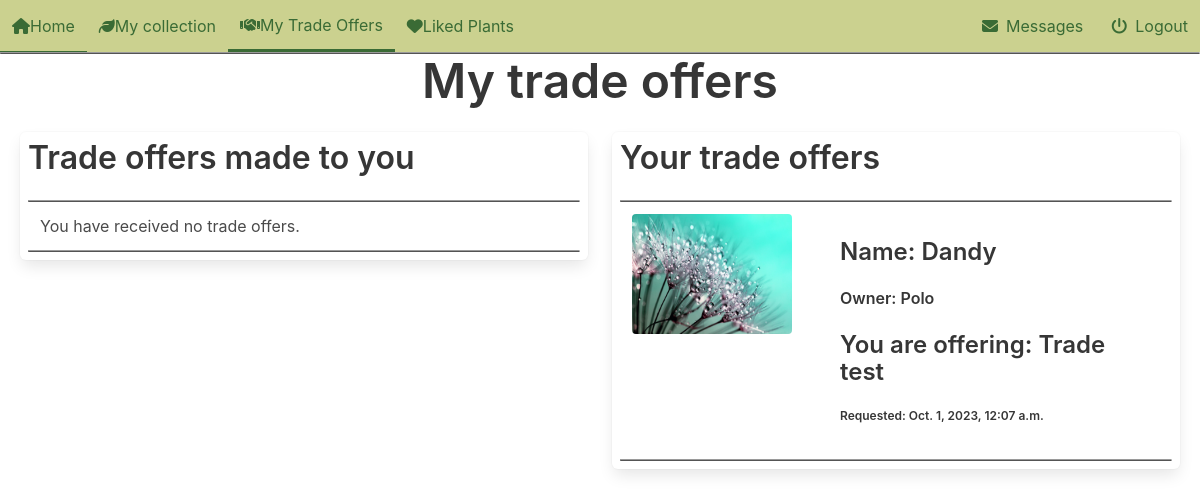
Page /accounts/trades/ (signed in) on the earlier database version.
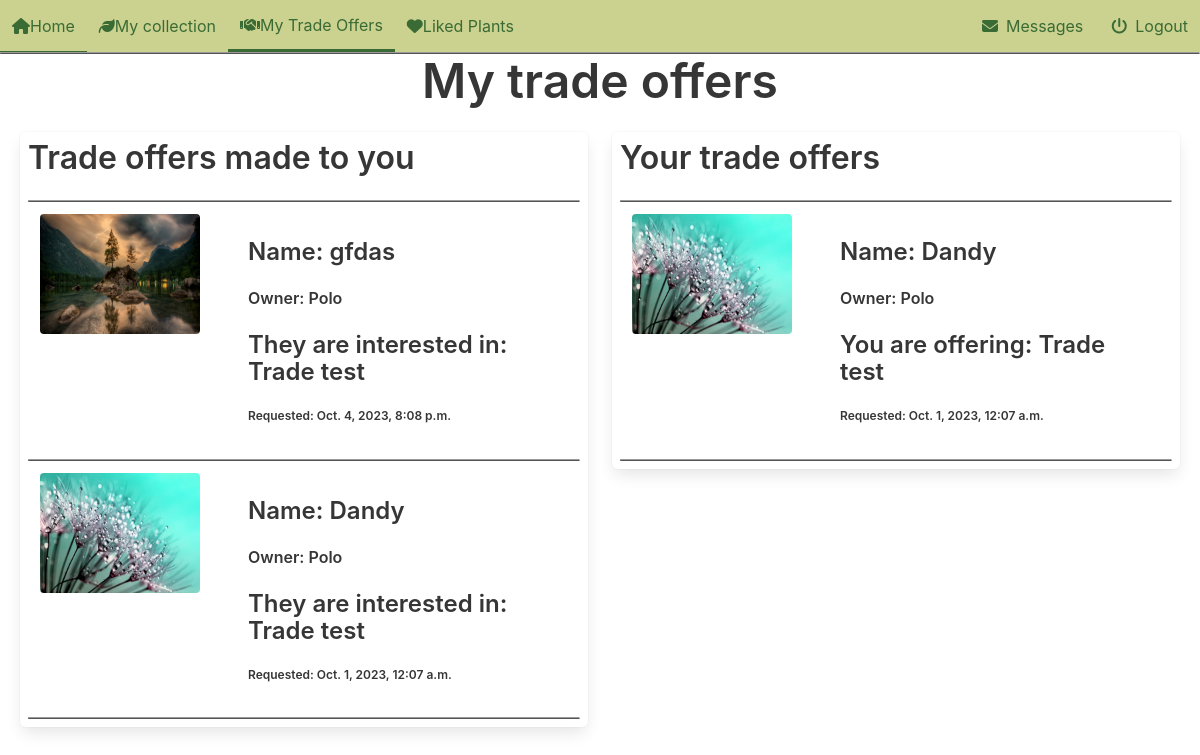
Same page on the later database version.
### plant_collection/models.py (models this page shows, shortened)
class Trade(models.Model):
    plant_offered = models.ForeignKey(Plant, on_delete=models.CASCADE, related_name='trades_offered')
    plant_requested = models.ForeignKey(Plant, on_delete=models.CASCADE, related_name='trades_requested')
    initiator = models.ForeignKey(settings.AUTH_USER_MODEL, on_delete=models.CASCADE, related_name='trades_initiated')
    recipient = models.ForeignKey(settings.AUTH_USER_MODEL, on_delete=models.CASCADE, related_name='trades_received')
    accepted = models.BooleanField(null=True, blank=True)
    offered_finalized = models.BooleanField(default=False)
    requested_finalized = models.BooleanField(default=False)
    finalized = models.BooleanField(default=False)
    created = models.DateTimeField(auto_now_add=True, null=True, blank=True)
    class Meta:
        unique_together = ['plant_offered', 'plant_requested']

class Plant(models.Model):
    nick_name = models.CharField(
        max_length=64,
        validators=[MinLengthValidator(3)],
        unique=True)
    created = models.DateTimeField(auto_now_add=True, null=True, blank=True)
    updated = models.DateTimeField(auto_now=True, null=True, blank=True)
    species = models.ForeignKey(Species, on_delete=models.SET_NULL, blank=True, null=True, related_name='plants')
    owner = models.ForeignKey(settings.AUTH_USER_MODEL, on_delete=models.PROTECT, related_name='plants')
    slug = models.SlugField(default='bugged-plant')
    for_trade = models.BooleanField(default=False)
    likes = models.ManyToManyField(User, related_name= 'liked')
    def __str__(self):
        return self.nick_name

class Image(models.Model):
    plant = models.ForeignKey(Plant, on_delete=models.CASCADE, related_name='picture')
    image = models.ImageField(upload_to='pics')

### accounts/views.py (the view)
# urls.py: path('trades/', views.trades_view.as_view(), name='trades'),
class trades_view(LoginRequiredMixin, generic.ListView):
    template_name = 'accounts/offers.html'
    model = Trade
    def get(self, request):
        req = Trade.objects.filter(recipient=request.user, finalized=False)
        offered = Trade.objects.filter(initiator=request.user, finalized=False)
        context = {'offers':offered, 'requests':req}
        return render(request, self.template_name, context)

### accounts/templates/accounts/offers.html (shortened to what this page needs)
{% extends "base.html" %}
{% load static %}
{% block content %}
<link rel="stylesheet" href="{% static "plant_collection/css/divider.css" %}">
<div class='title is-size-1-desktop is-size-4-touch has-text-centered'>My trade offers</div>
<div class='columns mx-2'>
    <div class='column is-6'>
        <div class='box'>
            <div class='columns is-multiline'>
                <span class='title is-size-3-desktop is-size-5-touch'>Trade offers made to you</span>
                {% for req in requests %}
                <div class="divider"></div>
                <div class='column is-12 is-narrow trade-offer'>
                    <a href="{% url 'accounts:trade' pk=req.pk %}">
                        <div class='columns'>
                            <div class='column is-4'>
                                <div class='card-image'>
                                    <figure class='image is-4by3'>
                                        <img src="{{ req.plant_offered.picture.all.0.image.url }}">
                                    </figure>
                                </div>
                            </div>
                            <div class='column is-8'>
                                <div class='card-content'>
                                    <div class='title is-size-4-desktop is-size-5-touch'>Name: {{req.plant_offered.nick_name}}</div>
                                    <div class='title is-size-6-desktop is-size-6-touch has-text-weight-semibold'>Owner: {{req.plant_offered.owner}}</div>
                                    <div class='title is-size-4-desktop is-size-5-touch'>They are interested in: {{req.plant_requested}}</div>
                                    <div class='title is-size-7'>Requested: {{req.plant_offered.created}}</div>
                                </div>
                            </div>
                        </div>
                    </a>
                </div>
                {% empty %}
                <div class="divider"></div>
                <div class='column is-12 is-narrow'>
                    You have received no trade offers.
                </div>
                {% endfor %}
                <div class="divider"></div>
            </div>
        </div>
    </div>
    <div class='column is-6'>
        <div class='box'>
            <div class='columns is-multiline'>
                <span class='title is-size-3-desktop is-size-5-touch'>Your trade offers</span>
                {% for offer in offers %}
                <div class="divider"></div>
                <div class='column is-12 is-narrow trade-offer'>
                    <a href="{% url 'accounts:trade' pk=offer.pk %}">
                        <div class='columns'>
                            <div class='column is-4'>
                                <div class='card-image'>
                                    <figure class='image is-4by3'>
                                        <img src="{{ offer.plant_requested.picture.all.0.image.url }}">
                                    </figure>
                                </div>
                            </div>
                            <div class='column is-8'>
                                <div class='card-content'>
                                    <div class='title is-size-4-desktop is-size-5-touch'>Name: {{offer.plant_requested.nick_name}}</div>
                                    <div class='title is-size-6-desktop is-size-6-touch has-text-weight-semibold'>Owner: {{offer.plant_requested.owner}}</div>
                                    <div class='title is-size-4-desktop is-size-5-touch'>You are offering: {{offer.plant_offered}}</div>
                                    <div class='title is-size-7'>Requested: {{offer.plant_requested.created}}</div>
                                </div>
                            </div>
                        </div>
                    </a>
                </div>
                {% empty %}
                <div class="divider"></div>
                <div class='column is-12 is-narrow'>
                    You have not made any trade offers.
                </div>
                {% endfor %}
                <div class="divider"></div>
            </div>
        </div>
    </div>
</div>
{% endblock content %}

### plant_collection/templates/base.html (shortened to what this page needs)
<!DOCTYPE html>
<html>
    <head>
        {% load static %}
        <link rel="stylesheet" href="{% static "plant_collection/css/base.css" %}">
        <link rel="stylesheet" href="{% static 'plant_collection/css/hover.css' %}">
        <link rel="stylesheet" href="{% static 'plant_collection/css/divider.css' %}">
        <link rel="stylesheet" href="{% static 'plant_collection/css/coloring.css' %}">
    </head>
    <body>
      <div style='position: sticky; top:0px; z-index: 2;'>
        <nav class='navbar sage-green' role='navigation'>
          <div class='navbar-brand'>
            <a href="{% url 'plant_collection:front_page' %}" class='navbar-item is-tab forest-green'>
              <i class="fa-solid fa-house"></i>Home
            </a>
            {% if user.is_authenticated %}
            <a href="{% url 'plant_collection:personal_collection' %}" class='navbar-item is-tab forest-green'>
              <i class="fa-solid fa-leaf"></i>My collection
            </a>
            {% endif %}
          </div>
          <div class='navbar-menu sage-green' id="navMenu">
            <div class='navbar-start'>
              {% if user.is_authenticated %}
              <a href="{% url 'accounts:trades' %}" class='navbar-item is-tab forest-green'>
                <i class="fa-solid fa-handshake"></i>My Trade Offers
              </a>
              <a href="{% url 'accounts:liked_list' %}" class='navbar-item is-tab forest-green'>
                <i class="fa-solid fa-heart"></i>Liked Plants
              </a>
              {% endif %}
            </div>
            <div class='navbar-end'>
                {% if user.is_authenticated %}
                <a href="{% url 'accounts:messages' %}" class='navbar-item forest-green is-tab'>
                  <span class="icon-text"><span class="icon"><i class="fa-solid fa-envelope"></i></span><span>Messages</span></span>
                </a>
                {% endif %}
                {% if user.is_authenticated %}
                <a href="{% url 'accounts:logout' %}" class='navbar-item forest-green is-tab'>
                  <span class='icon-text'><span class='icon'><i class="fa-solid fa-power-off"></i></span><span>Logout</span></span>
                </a>
                {% else %}
                <a href="{% url 'accounts:login' %}" class='navbar-item forest-green is-tab'>
                  <span class='icon-text'><span class='icon'><i class="fa-solid fa-user"></i></span><span>Login/Signup</span></span>
                </a>
                {% endif %}
            </div>
          </div>
        </nav>
        <div class='divider'></div>
      </div>
            {% block content %}
            {% endblock %}
    </body>
</html>

### plant_collection/static/plant_collection/css/divider.css (style rules this page uses)
.divider { border-bottom: 1px solid #000000; display: block; margin-left: auto; margin-right: auto; border-style: inset; border-width: 1px; width: 100%; }

### plant_collection/static/plant_collection/css/coloring.css (style rules this page uses)
.forest-green { color: #3A6B35; }
.sage-green { background-color: #CBD18F; }
.navbar-active { border-bottom: 3px solid #3A6B35 !important; }
a { color: #3A6B35 !important; }

Differences in the rows shown:
added Trade: plant_offered.picture.all.0.image (picture), plant_offered.nick_name "gfdas", plant_offered.owner "Polo", plant_requested "Trade test", plant_offered.created "Oct. 4, 2023, 8:08 p.m."
added Trade: plant_offered.picture.all.0.image (picture), plant_offered.nick_name "Dandy", plant_offered.owner "Polo", plant_requested "Trade test", plant_offered.created "Oct. 1, 2023, 12:07 a.m."
Other differences:
text no longer shown: "You have received no trade offers."
